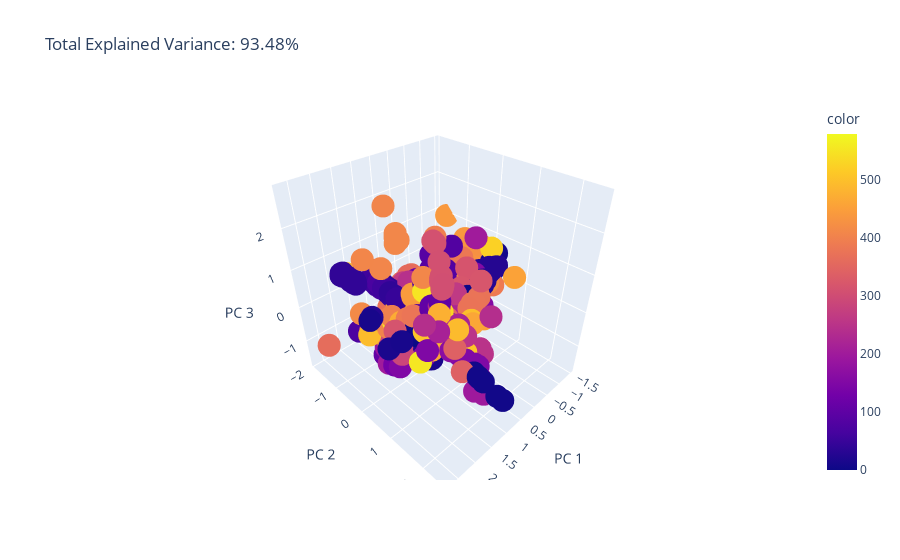

Notebook source saved alongside this figure:
### Code cell
pca = PCA(n_components=3)
components = pca.fit_transform(exploit_embedding_list)

total_var = pca.explained_variance_ratio_.sum() * 100
import plotly.express as px
fig = px.colors.qualitative.swatches()
fig = px.scatter_3d(
    components, x=0, y=1, z=2, color=exploit.dbscan_cluster,
    title=f'Total Explained Variance: {total_var:.2f}%',
    labels={'0': 'PC 1', '1': 'PC 2', '2': 'PC 3'},
    color_discrete_sequence=px.colors.qualitative.Dark24
)
fig.show()

### Figure 1 — Plotly figure (JSON) as saved in the notebook; plotly's stock layout.template omitted (floating-point values rounded to 4 significant figures; data arrays with more than 128 entries replaced by an {"elided": "..."} marker saying what was removed)
{"data": [{"hovertemplate": "PC 1=%{x}<br>PC 2=%{y}<br>PC 3=%{z}<br>color=%{marker.color}<extra></extra>", "legendgroup": "", "marker": {"color": {"elided": "4081 int values"}, "coloraxis": "coloraxis", "symbol": "circle"}, "mode": "markers", "name": "", "scene": "scene", "showlegend": false, "type": "scatter3d", "x": {"elided": "4081 float values"}, "y": {"elided": "4081 float values"}, "z": {"elided": "4081 float values"}}], "layout": {"coloraxis": {"colorbar": {"title": {"text": "color"}}, "colorscale": [[0, "#0d0887"], [0.1111, "#46039f"], [0.2222, "#7201a8"], [0.3333, "#9c179e"], [0.4444, "#bd3786"], [0.5556, "#d8576b"], [0.6667, "#ed7953"], [0.7778, "#fb9f3a"], [0.8889, "#fdca26"], [1, "#f0f921"]]}, "legend": {"tracegroupgap": 0}, "scene": {"domain": {"x": [0, 1], "y": [0, 1]}, "xaxis": {"title": {"text": "PC 1"}}, "yaxis": {"title": {"text": "PC 2"}}, "zaxis": {"title": {"text": "PC 3"}}}, "title": {"text": "Total Explained Variance: 93.48%"}}}
